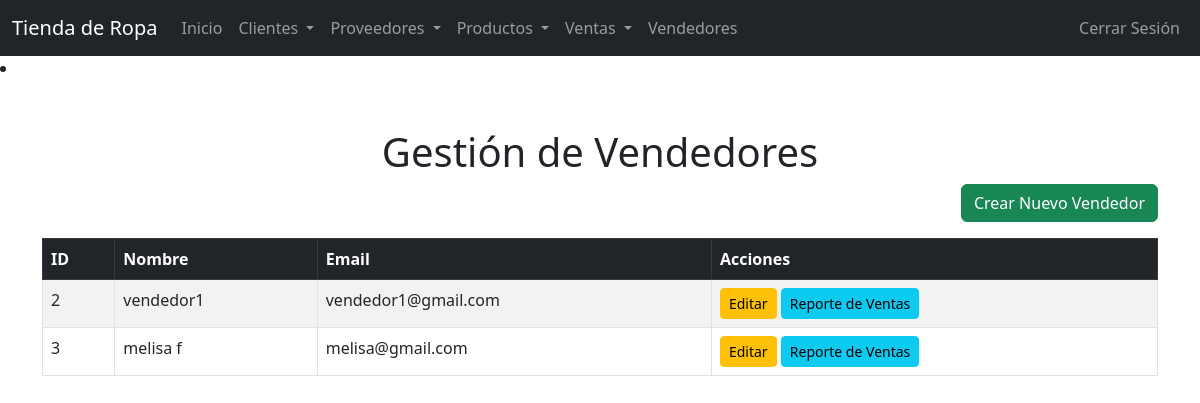
/vendedores.php (signed in), run on the app's committed database.
### tables this page shows
CREATE TABLE `usuarios` (
  `id` int(11) NOT NULL,
  `nombre` varchar(100) NOT NULL,
  `email` varchar(100) NOT NULL,
  `password` varchar(255) NOT NULL,
  `rol` enum('administrador','vendedor') NOT NULL
);

### vendedores.php (the view, shortened to what this page needs)
<?php
include 'config.php';
$query = $conn->query("SELECT * FROM usuarios WHERE rol = 'vendedor'");
$vendedores = $query->fetchAll(PDO::FETCH_ASSOC);
include 'navbar.php';
?>
<!DOCTYPE html>
<html lang="es">
<head>
    <link href="https://cdn.jsdelivr.net/npm/bootstrap@5.3.0-alpha3/dist/css/bootstrap.min.css" rel="stylesheet">
</head>
<body>
    <div class="container my-5">
        <h1 class="text-center">Gestión de Vendedores</h1>
        <div class="text-end mb-3">
            <a href="crear_vendedor.php" class="btn btn-success">Crear Nuevo Vendedor</a>
        </div>
        <table class="table table-bordered table-striped">
            <thead class="table-dark">
                <tr>
                    <th>ID</th>
                    <th>Nombre</th>
                    <th>Email</th>
                    <th>Acciones</th>
                </tr>
            </thead>
            <tbody>
                <?php foreach ($vendedores as $vendedor): ?>
                <tr>
                    <td><?= $vendedor['id'] ?></td>
                    <td><?= $vendedor['nombre'] ?></td>
                    <td><?= $vendedor['email'] ?></td>
                    <td>
                        <a href="editar_vendedor.php?id=<?= $vendedor['id'] ?>" class="btn btn-warning btn-sm">Editar</a>
                         <a href="reporte_ventas.php?vendedor_id=<?= $vendedor['id'] ?>" class="btn btn-info btn-sm">Reporte de Ventas</a>
                    </td>
                </tr>
                <?php endforeach; ?>
            </tbody>
        </table>
    </div>
</body>
</html>

### data on the page
usuarios: id "2", nombre "vendedor1", email "vendedor1@gmail.com"
usuarios: id "3", nombre "melisa f", email "melisa@gmail.com"
